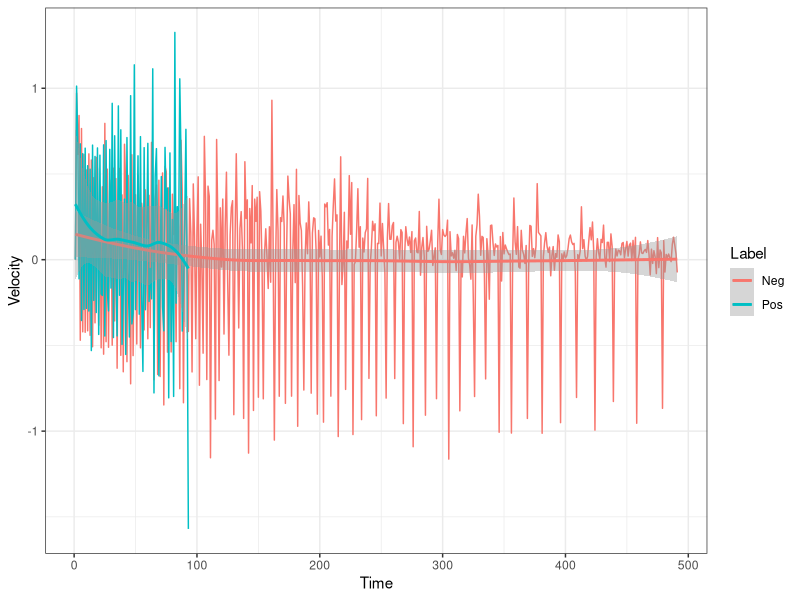

Write the R code that produced this figure.
rm(list=ls())
library(ggplot2)

posParams = read.csv("1514087213008365_Parameters.txt", head = F, sep = "\t")
negParams = read.csv("1517043321160289_Parameters.txt", head = F, sep = "\t")
posStats = read.csv("1514087213008365_StatisticOutput.txt", head = T, sep = "\t")
negStats = read.csv("1517043321160289_StatisticOutput.txt", head = T, sep = "\t")
posPop = read.csv("1514087213008365_Populations.txt", head = F, sep = "\t")
negPop = read.csv("1517043321160289_Populations.txt", head = F, sep = "\t")



#mutationScapePos = as.numeric(levels(posParams$V2[8:107]))
#mutationScapeNeg = as.numeric(levels(negParams$V2[8:107]))
#mutationScapePos = mutationScapePos[1:100]
#mutationScapeNeg = rev(mutationScapeNeg[1:100])

i = 2 
k = 2 

dispNeg = 0
dispPos = 0

while(i < 100){

	dataSnapPos = unlist(posPop[i,2:101])
	dataSnapPos = dataSnapPos / max(dataSnapPos) #normalising step

	comPos = posStats$Displacement[i]
	dataSnapPosCOM = dataSnapPos[-(1:comPos)]

	velCalcPosX = c(which(dataSnapPosCOM < 0.5)[1], which(dataSnapPosCOM <0.5)[1] -1)
	velCalcPosY = dataSnapPosCOM[velCalcPosX]
	interpPos = approx(velCalcPosY, velCalcPosX, xout = 0.5)	
	dispPos = c(dispPos, interpPos$y)
	

	if(tail(dataSnapPosCOM, n=1) != 0){
		break
	}

	i = i + 1
}

while(k < 500){
	dataSnapNeg = unlist(negPop[k,2:101])
	dataSnapNeg = dataSnapNeg / max(dataSnapNeg) #normalising step

	comNeg = negStats$Displacement[k]
	dataSnapNegCOM = dataSnapNeg[-(1:comNeg)]

	velCalcNegX = c(which(dataSnapNegCOM < 0.5)[1], which(dataSnapNegCOM <0.5)[1] -1)
	velCalcNegY = dataSnapNegCOM[velCalcNegX]
	interpNeg = approx(velCalcNegY, velCalcNegX, xout = 0.5)	
	dispNeg = c(dispNeg, interpNeg$y)
	

	if(tail(dataSnapNegCOM, n=1) != 0){
		break
	}

	k = k + 1
}


dispPos = dispPos[-1]
velPos = 0 
for(j in c(2:length(dispPos))){

	velPos = c(velPos, dispPos[j] - dispPos[j-1])

}

j = 0
dispNeg = dispNeg[-1]
velNeg = 0 
for(j in c(2:length(dispNeg))){

	velNeg = c(velNeg, dispNeg[j] - dispNeg[j-1])

}

framePos = data.frame(c(1:length(velPos)), velPos, rep.int("Pos", length(velPos)))
frameNeg = data.frame(c(1:length(velNeg)), velNeg, rep.int("Neg", length(velNeg)))

names(framePos) = c("Time", "Velocity", "Label")
names(frameNeg) = c("Time", "Velocity", "Label")

frame = rbind(framePos, frameNeg)

graph = ggplot(frame, aes(Time, Velocity, colour = Label)) + geom_line() + theme_bw() + geom_smooth()



